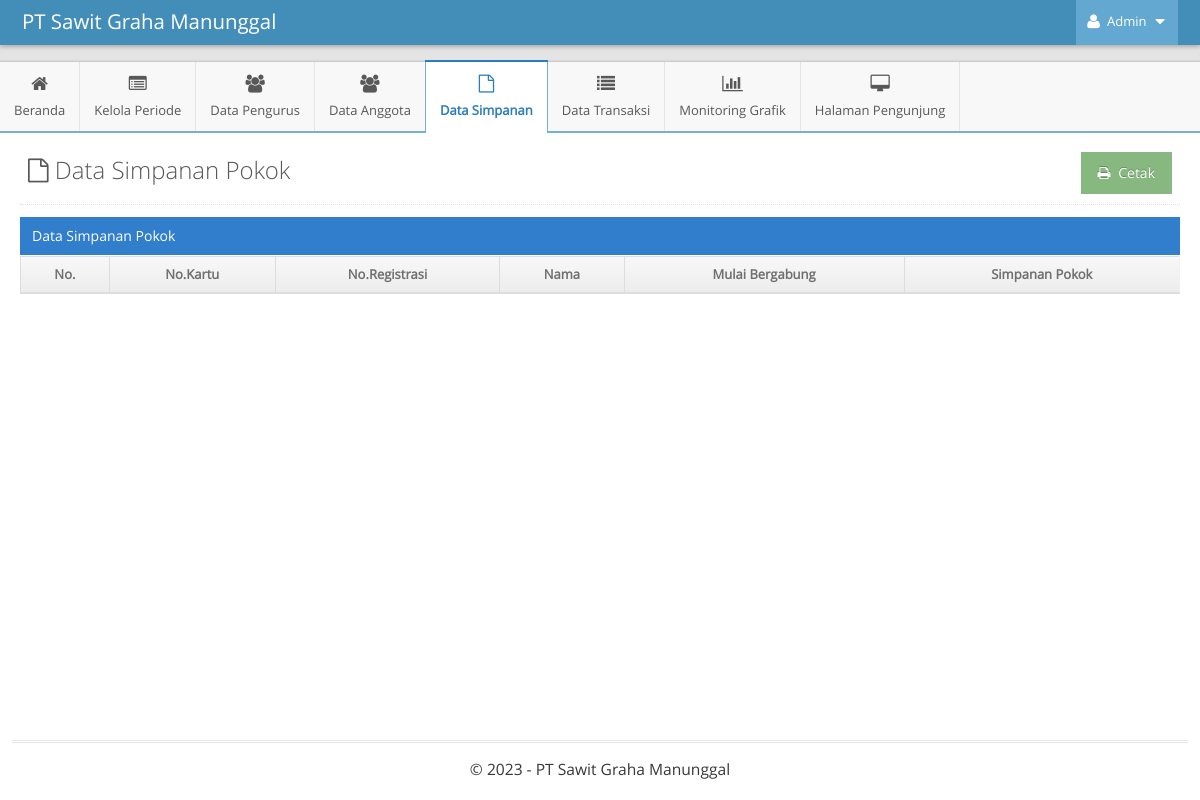
Page /indexAdmin.php?p=simpanan-pokok (signed in) on the earlier database version.
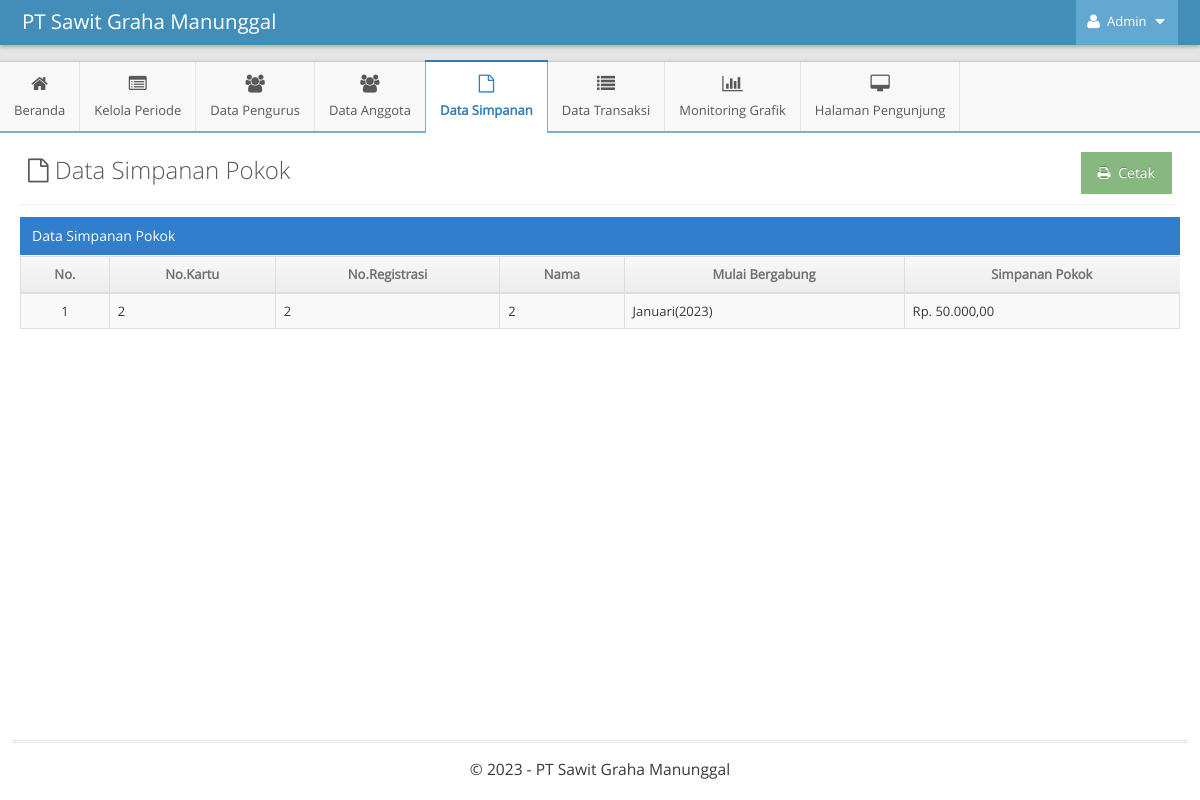
Same page on the later database version.
### tables this page shows
CREATE TABLE `simpanan_pokok` (
  `id` int(11) NOT NULL AUTO_INCREMENT,
  `id_anggota` int(11) DEFAULT NULL,
  `simpanan` bigint(20) DEFAULT NULL,
  PRIMARY KEY (`id`),
  UNIQUE KEY `id` (`id`),
  KEY `id_anggota` (`id_anggota`),
  CONSTRAINT `simpanan_pokok_ibfk_1` FOREIGN KEY (`id_anggota`) REFERENCES `anggota` (`id_anggota`) ON DELETE CASCADE
);

CREATE TABLE `anggota` (
  `id_anggota` int(11) NOT NULL AUTO_INCREMENT,
  `username` varchar(255) NOT NULL,
  `password` varchar(255) NOT NULL,
  `nama` varchar(255) NOT NULL,
  `no_kartu` varchar(255) NOT NULL,
  `no_registrasi` varchar(255) NOT NULL,
  `alamat` text NOT NULL,
  `ktp` varchar(16) NOT NULL,
  `luas_plasma` float NOT NULL,
  `foto` varchar(255) NOT NULL,
  `foto_bukti` varchar(255) NOT NULL,
  `id_tahun` int(11) NOT NULL,
  `id_bulan` int(11) DEFAULT NULL,
  PRIMARY KEY (`id_anggota`),
  KEY `id_tahun` (`id_tahun`),
  KEY `id_bulan` (`id_bulan`),
  CONSTRAINT `anggota_ibfk_1` FOREIGN KEY (`id_tahun`) REFERENCES `tahun` (`id`) ON DELETE CASCADE ON UPDATE CASCADE,
  CONSTRAINT `anggota_ibfk_2` FOREIGN KEY (`id_bulan`) REFERENCES `bulan` (`id`) ON DELETE CASCADE ON UPDATE CASCADE
);

CREATE TABLE `bulan` (
  `id` int(11) NOT NULL AUTO_INCREMENT,
  `bulan` varchar(255) DEFAULT NULL,
  PRIMARY KEY (`id`)
);

CREATE TABLE `tahun` (
  `id` int(11) NOT NULL AUTO_INCREMENT,
  `tahun` int(11) DEFAULT NULL,
  PRIMARY KEY (`id`)
);

### functions/functions-admin.php (called while the page is built, shortened)
<?php
$host = 'localhost';
$username = 'root';
$password = '';
$dbname = 'skripsi-pirda';
$conn = mysqli_connect($host, $username, $password, $dbname);
function tampilData($query)
{
    global $conn;
    $result = mysqli_query($conn, $query);
    $rows = [];
    while ($row = mysqli_fetch_assoc($result)) {
        $rows[] = $row;
    }
    return $rows;
}

### pages-admin/simpanan-pokok.php (the view)
<?php
$query_tampil = "SELECT
					*
				FROM
					simpanan_pokok
				INNER JOIN anggota ON simpanan_pokok.id_anggota = anggota.id_anggota
				INNER JOIN tahun ON tahun.id = anggota.id_tahun
				INNER JOIN bulan ON bulan.id = anggota.id_bulan";
$data = tampilData($query_tampil);
?>
<div class="page-content">
	<div class="page-header">
		<h1 style="color:#585858">
			<i class="ace-icon fa fa-file-o"></i> Data Simpanan Pokok
			<a target="_blank" href="pages-admin/cetak-simpanan-pokok.php">
				<button class="btn btn-success pull-right">
					<i class="ace-icon fa fa-print"></i> Cetak
				</button>
			</a>
		</h1>
	</div>
	<div class="row">
		<div class="col-xs-12">
			<div class="row">
				<div class="col-xs-12">
					<div class="table-header">
						Data Simpanan Pokok
					</div>
					<div>
						<table id="dynamic-table" class="table table-striped table-bordered table-hover">
							<thead>
								<tr>
									<th>No.</th>
									<th>No.Kartu</th>
									<th>No.Registrasi</th>
									<th>Nama</th>
									<th>Mulai Bergabung</th>
									<th>Simpanan Pokok</th>
								</tr>
							</thead>
							<tbody>
								<?php
								$i = 1;
								foreach ($data as $value) {
								?>
									<tr>
										<td class="center"><?= $i; ?></td>
										<td><?= $value['no_kartu'] ?></td>
										<td><?= $value['no_registrasi'] ?></td>
										<td><?= $value['nama'] ?></td>
										<td><?= $value['bulan'] ?>(<?= $value['tahun'] ?>)</td>
										<td>Rp. <?= number_format($value['simpanan'], 2, ",", "."); ?></td>
									</tr>
								<?php
									$i++;
								}
								?>
							</tbody>
						</table>
					</div>
				</div>
			</div>
		</div>
	</div>
</div>

### indexAdmin.php (shortened to what this page needs)
<?php
include 'functions/functions-admin.php';
$p = isset($_GET['p']) ? $_GET['p'] : 'beranda';
?>
<!DOCTYPE html>
<html lang="en">
<head>
    <link rel="stylesheet" type="text/css" href="assets-admin/css/bootstrap.min.css" />
    <link rel="stylesheet" type="text/css" href="assets-admin/plugins/font-awesome-4.6.3/css/font-awesome.min.css" />
    <link rel="stylesheet" type="text/css" href="assets-admin/plugins/chosen/css/chosen.min.css" />
    <link rel="stylesheet" type="text/css" href="assets-admin/plugins/datepicker/css/datepicker.min.css" />
    <link rel="stylesheet" type="text/css" href="assets-admin/css/ace.min.css" class="ace-main-stylesheet" id="main-ace-style" />
    <link rel="stylesheet" type="text/css" href="assets-admin/js/ace-extra.min.js" />
</head>
<body class="no-skin">
    <div id="navbar" class="navbar navbar-default navbar-collapse h-navbar navbar-fixed-top">
        <div class="navbar-container" id="navbar-container">
            <div class="navbar-header pull-left">
                <a href="index.html" class="navbar-brand">
                    <small>
                        PT Sawit Graha Manunggal
                    </small>
                </a>
            </div>
            <div class="navbar-buttons navbar-header pull-right  collapse navbar-collapse" role="navigation">
                <ul class="nav ace-nav">
                    <li class="light-blue">
                        <a data-toggle="dropdown" href="#" class="dropdown-toggle">
                            <i class="ace-icon fa fa-user"></i>
                            <span class="user-info">
                                Admin
                            </span>
                            <i class="ace-icon fa fa-caret-down"></i>
                        </a>
                    </li>
                </ul>
            </div>
        </div>
    </div>
    <div class="main-container" id="main-container">
        <div id="sidebar" class="sidebar h-sidebar navbar-collapse collapse sidebar-fixed">
            <ul class="nav nav-list">
                <li class="hover <?= $p === 'beranda' ? 'active' : '' ?>">
                    <a href="indexAdmin.php?p=beranda">
                        <i class="menu-icon fa fa-home"></i>
                        <span class="menu-text"> Beranda </span>
                    </a>
                </li>
                <li class="hover <?= $p === 'periode' || $p === 'kelola-tahun' || $p === 'kelola-bulan' ? 'active' : '' ?>">
                    <a class="dropdown-toggle" href="#">
                        <i class="menu-icon fa fa-list-alt"></i>
                        <span class="menu-text"> Kelola Periode </span>
                    </a>
                </li>
                <li class="hover <?= $p === 'pengurus' ? 'active' : '' ?>">
                    <a href="indexAdmin.php?p=pengurus">
                        <i class="menu-icon fa fa-users"></i>
                        <span class="menu-text"> Data Pengurus </span>
                    </a>
                </li>
                <li class="hover <?= $p === 'anggota' ? 'active' : '' ?>">
                    <a href="indexAdmin.php?p=anggota">
                        <i class="menu-icon fa fa-users"></i>
                        <span class="menu-text"> Data Anggota </span>
                    </a>
                </li>
                <li class="hover <?= $p === 'simpanan-pokok' || $p == 'simpanan-wajib-tahun' || $p == 'simpanan-wajib-bulan' || $p == 'simpanan-wajib' ? 'active' : '' ?>">
                    <a class="dropdown-toggle" href="#">
                        <i class="menu-icon fa fa-file-o"></i>
                        <span class="menu-text"> Data Simpanan </span>
                    </a>
                </li>
                <li class="hover <?= $p === 'transaksi-tahun' || $p == 'transaksi-bulan' || $p == 'transaksi' ? 'active' : '' ?>">
                    <a href="indexAdmin.php?p=transaksi-tahun">
                        <i class="menu-icon fa fa-list"></i>
                        <span class="menu-text"> Data Transaksi </span>
                    </a>
                </li>
                <li class="hover <?= $p === 'grafik' || $p === 'grafik-anggota-per-tahun' || $p === 'grafik-hektar-per-tahun' || $p === 'grafik-simpanan-per-tahun' ? 'active' : '' ?>">
                    <a class="dropdown-toggle" href="#">
                        <i class="menu-icon fa fa-bar-chart"></i>
                        <span class="menu-text">Monitoring Grafik </span>
                    </a>
                </li>
                <li class="hover <?= $p === 'profil' || $p === 'galeri' || $p === 'kontak' ? 'active' : '' ?>">
                    <a class="dropdown-toggle" href="#">
                        <i class="menu-icon fa fa-desktop"></i>
                        <span class="menu-text"> Halaman Pengunjung </span>
                    </a>
                </li>
            </ul>
        </div>
        <div class="main-content">
            <div class="main-content-inner">
                <?php
                $pages_dir = 'pages-admin';
                if (!empty($_GET['p'])) {
                    $pages = scandir($pages_dir, 0);
                    unset($pages[0], $pages[1]);
                    $p = $_GET['p'];
                    if (in_array($p . '.php', $pages)) {
                        include($pages_dir . '/' . $p . '.php');
                    } else {
                        echo 'Halaman Tidak Ditemukan';
                    }
                } else {
                    include($pages_dir . '/beranda.php');
                }
                ?>
            </div>
        </div>
        <div class="footer">
            <div class="footer-inner">
                <div class="footer-content">
                    <span class="bigger-120">
                        &copy; 2023 - PT Sawit Graha Manunggal
                    </span>
                </div>
            </div>
        </div>
    </div>
</body>
</html>

Differences in the rows shown:
added simpanan_pokok: id_anggota.no_kartu "2", id_anggota.no_registrasi "2", id_anggota.nama "2", bulan.bulan "Januari", tahun.tahun "2023", simpanan "50.000,00"
